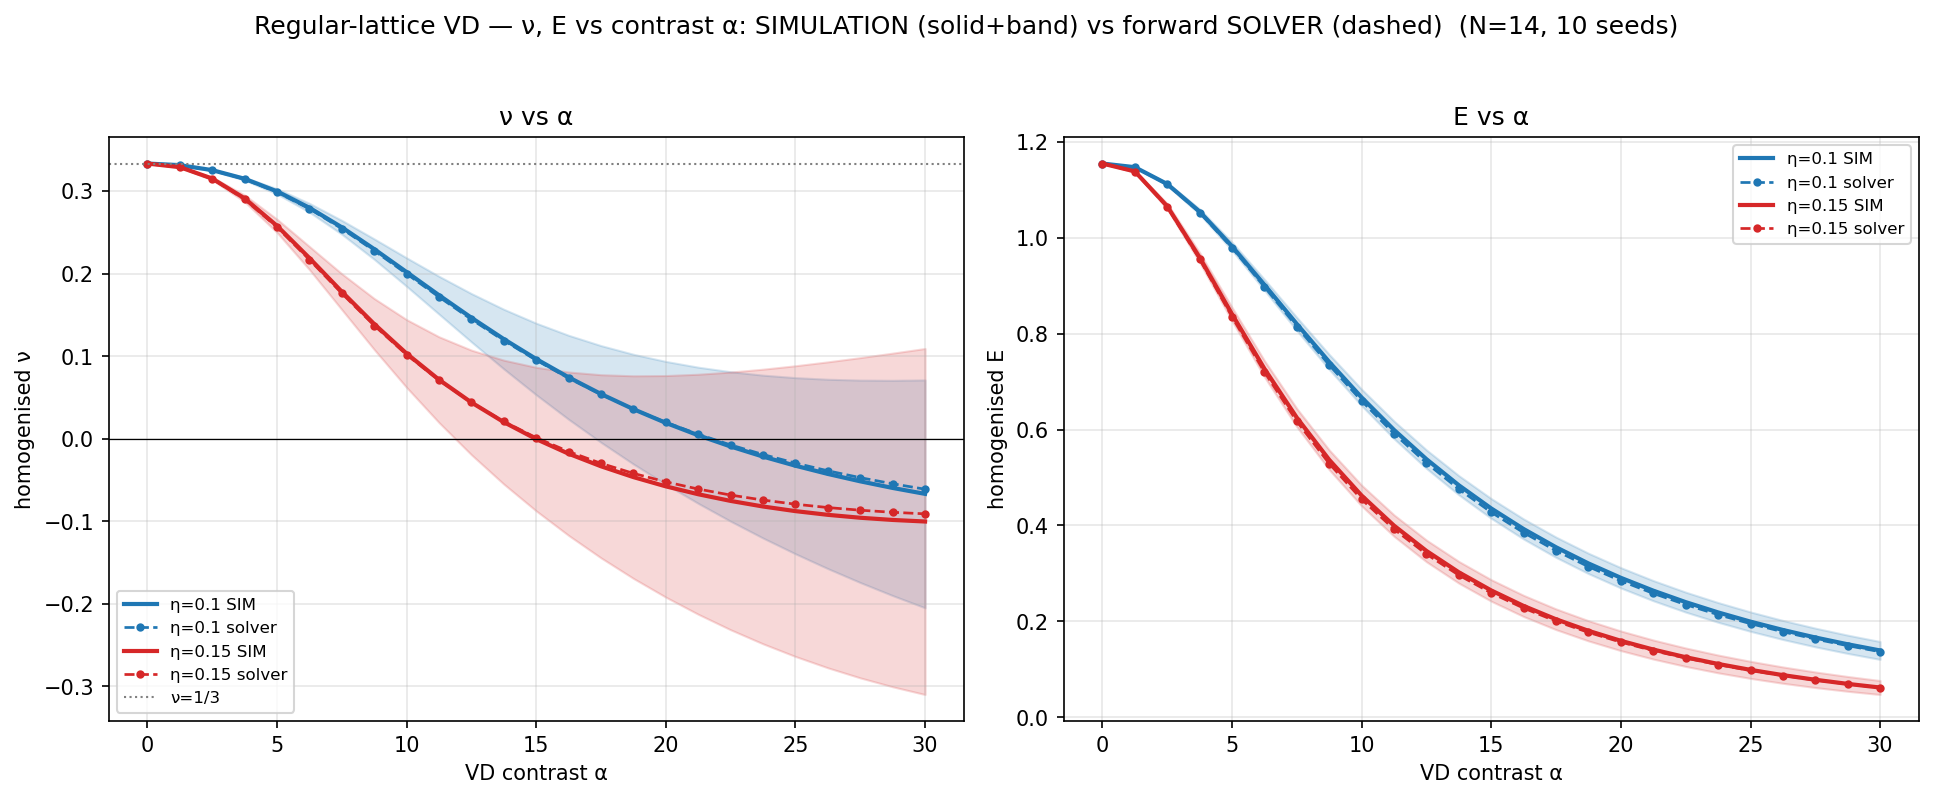

Write the Python code that produced this figure.
"""
Regular-lattice VD: homogenised ν and E vs the VD contrast alpha (0..30), at fixed virtual-distortion
eta = 0.1 and 0.15. Construction (regular geometry kept, connectivity fixed, no re-triangulation): a
virtual copy is displaced by eta*(cos,sin) per vertex, its edge lengths l set the rigidities
k = 1 + tanh(alpha*(l - 1)) on the REAL regular lattice; homogenised nu, E from BOTH:
  - the PHYSICAL PBC SIMULATION (physical_homog.sim_nuE, energy=virial ground truth), and
  - the FORWARD SOLVER (forward(method='intrinsic', physical_units=True)),
averaged over several seeds. Shows the regular lattice becomes auxetic at strong contrast, and that
the solver reproduces the simulation on this construction.
"""
import os, sys
import numpy as np
import torch
import matplotlib
matplotlib.use('Agg')
import matplotlib.pyplot as plt

HERE = os.path.dirname(os.path.abspath(__file__))
sys.path.insert(0, os.path.join(HERE, '..', '..', '..', 'verification_tools'))
sys.path.insert(0, os.path.join(HERE, '..', '..', '..', 'Phase 2'))
import test_cluster_VD as VD
import test_cluster_rigidity as TR
import physical_homog as PH
from test_intrinsic_VD import kkt_from_tri_bond
from verify_solver_sweep import make_solver
torch.set_default_dtype(torch.float64)

N = 14
ETAS = [0.10, 0.15]
ALPHAS = np.linspace(0.0, 30.0, 25)
SEEDS = list(range(10))


def main():
    res = {}
    for eta in ETAS:
        nus = np.zeros((len(ALPHAS), len(SEEDS))); Es = np.zeros_like(nus)         # simulation
        nuo = np.zeros_like(nus); Eo = np.zeros_like(nus)                          # solver
        for j, s in enumerate(SEEDS):
            reg = VD.build_geometry(N, 0.0, s)                # real regular lattice (l0 = 1)
            virt = VD.build_geometry(N, eta, s)              # virtual copy, SAME connectivity
            Lv = np.sqrt((virt['bond_R'] ** 2).sum(1))
            free = np.arange(2, 2 * len(reg['pts']))
            sv = make_solver(reg, kkt_from_tri_bond(reg['tri_bond'], reg['edge_vecs']))
            rl = torch.as_tensor(np.sqrt(reg['actual_len2']))
            for i, a in enumerate(ALPHAS):
                k = 1.0 + np.tanh(a * (Lv - 1.0))
                g = dict(reg); g['bond_k'] = k; g['tri_k'] = k[reg['tri_bond']]
                nus[i, j], Es[i, j] = PH.sim_nuE(g, free, TR.assemble_K_faff)
                out = sv.forward(torch.as_tensor(k[reg['tri_bond']]), rest_lengths=rl,
                                 method='intrinsic', physical_units=True)
                nuo[i, j], Eo[i, j] = float(out['poisson']), float(out['young'])
        res[eta] = dict(nus=nus, Es=Es, nuo=nuo, Eo=Eo)
        dmax = np.abs(nus.mean(1) - nuo.mean(1)).max()
        print(f"eta={eta}: sim nu(a=30)={nus[-1].mean():+.3f}  solver nu(a=30)={nuo[-1].mean():+.3f}  "
              f"max|sim-solver| nu over alpha = {dmax:.3f}", flush=True)
    np.savez(os.path.join(HERE, 'vd_alpha_sweep.npz'), alphas=ALPHAS, etas=ETAS, seeds=SEEDS,
             **{f'{q}_{e}': res[e][q] for e in ETAS for q in ('nus', 'Es', 'nuo', 'Eo')})

    fig, ax = plt.subplots(1, 2, figsize=(13, 5.4))
    cols = {0.10: '#1f77b4', 0.15: '#d62728'}
    for eta in ETAS:
        r = res[eta]
        m, sd = r['nus'].mean(1), r['nus'].std(1)
        ax[0].fill_between(ALPHAS, m - sd, m + sd, color=cols[eta], alpha=0.18)
        ax[0].plot(ALPHAS, m, '-', color=cols[eta], lw=2, label=f'η={eta} SIM')
        ax[0].plot(ALPHAS, r['nuo'].mean(1), '--o', color=cols[eta], ms=3, lw=1.3, label=f'η={eta} solver')
        me, sde = r['Es'].mean(1), r['Es'].std(1)
        ax[1].fill_between(ALPHAS, me - sde, me + sde, color=cols[eta], alpha=0.18)
        ax[1].plot(ALPHAS, me, '-', color=cols[eta], lw=2, label=f'η={eta} SIM')
        ax[1].plot(ALPHAS, r['Eo'].mean(1), '--o', color=cols[eta], ms=3, lw=1.3, label=f'η={eta} solver')
    ax[0].axhline(0, color='k', lw=0.6); ax[0].axhline(1 / 3, color='gray', ls=':', lw=1, label='ν=1/3')
    ax[0].set_xlabel('VD contrast α'); ax[0].set_ylabel('homogenised ν'); ax[0].set_title('ν vs α')
    ax[0].legend(fontsize=8); ax[0].grid(alpha=0.3)
    ax[1].set_xlabel('VD contrast α'); ax[1].set_ylabel('homogenised E'); ax[1].set_title('E vs α')
    ax[1].legend(fontsize=8); ax[1].grid(alpha=0.3)
    fig.suptitle(f'Regular-lattice VD — ν, E vs contrast α: SIMULATION (solid+band) vs forward SOLVER '
                 f'(dashed)  (N={N}, {len(SEEDS)} seeds)', fontsize=12)
    plt.tight_layout(rect=[0, 0, 1, 0.95])
    plt.savefig(os.path.join(HERE, 'vd_alpha_sweep.png'), dpi=150, bbox_inches='tight'); plt.close()
    print('saved vd_alpha_sweep.png + vd_alpha_sweep.npz')


if __name__ == '__main__':
    main()
